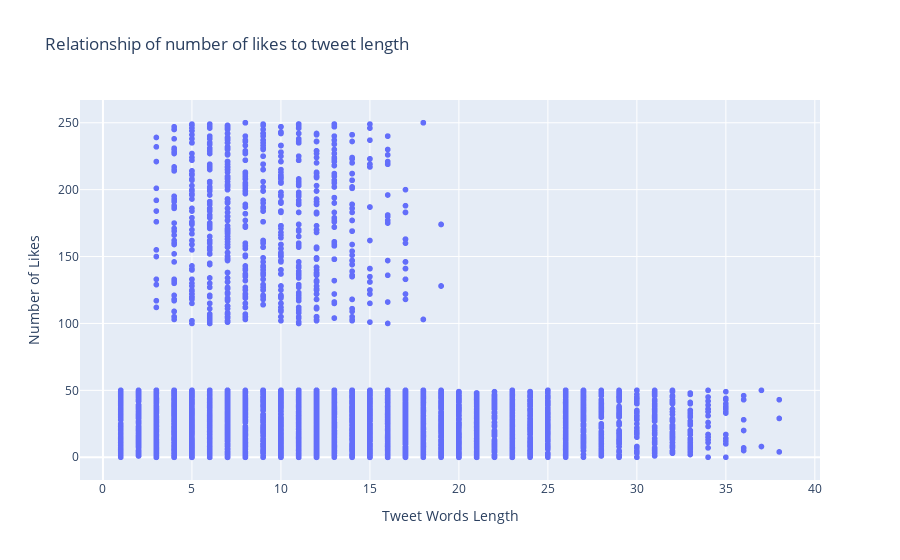

This figure's notebook cell:
### Markdown cell above
### We can see here that the number of likes are high for tweets with shorter length. So, more popular tweets are of shorter length

### Code cell
fig = px.scatter(tweets_df, x="tweet_length", y="likes_count",
                 labels= {
                     "tweet_length": "Tweet Words Length",
                     "likes_count": "Number of Likes"
                     
                 },
                 title="Relationship of number of likes to tweet length"
                )
fig.show()

### Figure 1 — Plotly figure (JSON) as saved in the notebook; plotly's stock layout.template omitted (floating-point values rounded to 4 significant figures; data arrays with more than 128 entries replaced by an {"elided": "..."} marker saying what was removed)
{"data": [{"hovertemplate": "Tweet Words Length=%{x}<br>Number of Likes=%{y}<extra></extra>", "legendgroup": "", "marker": {"color": "#636efa", "symbol": "circle"}, "mode": "markers", "name": "", "showlegend": false, "type": "scattergl", "x": {"elided": "6238 int values"}, "xaxis": "x", "y": {"elided": "6238 int values"}, "yaxis": "y"}], "layout": {"legend": {"tracegroupgap": 0}, "title": {"text": "Relationship of number of likes to tweet length"}, "xaxis": {"anchor": "y", "domain": [0, 1], "title": {"text": "Tweet Words Length"}}, "yaxis": {"anchor": "x", "domain": [0, 1], "title": {"text": "Number of Likes"}}}}
